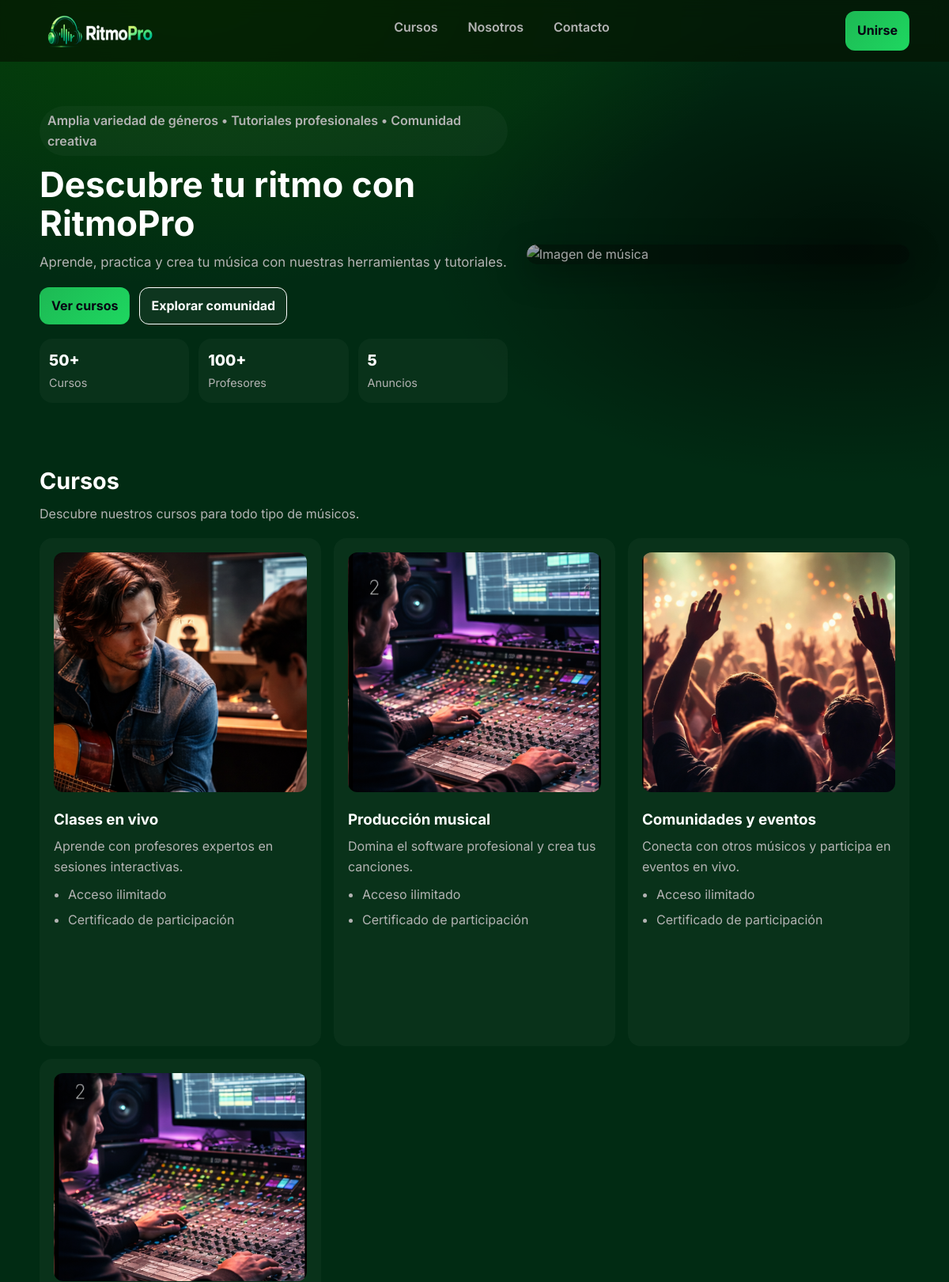
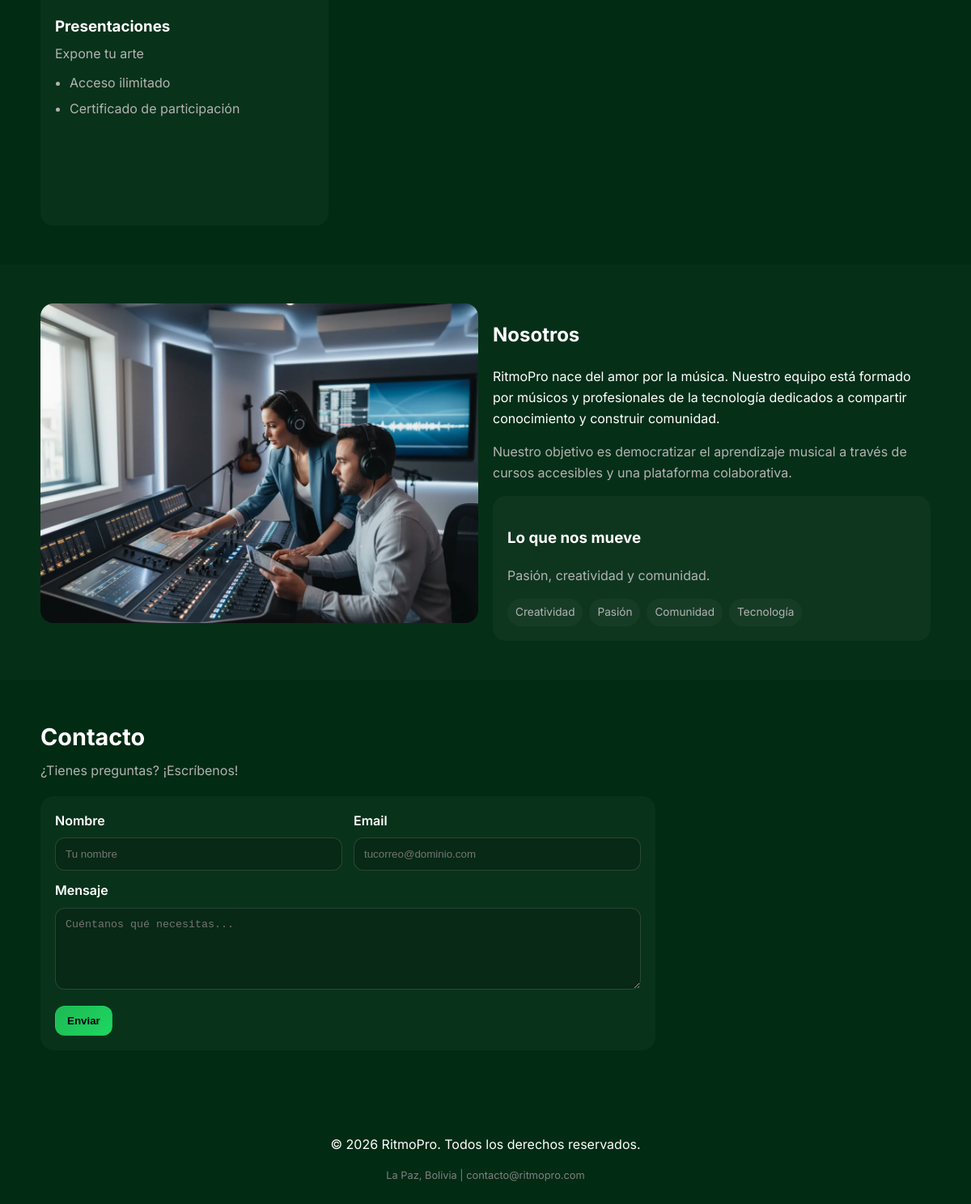
The page / on the database its author committed (2 pictures, top to bottom).
### tables this page shows
CREATE TABLE hero (
    id INTEGER PRIMARY KEY AUTOINCREMENT,
    titulo TEXT NOT NULL,
    descripcion TEXT,
    boton_1_texto TEXT,
    boton_1_url TEXT,
    boton_2_texto TEXT,
    boton_2_url TEXT,
    imagen TEXT,
    mensaje_superior TEXT
);

CREATE TABLE estadisticas (
    id INTEGER PRIMARY KEY AUTOINCREMENT,
    nombre TEXT NOT NULL,
    valor TEXT NOT NULL,
    orden INTEGER DEFAULT 1
);

CREATE TABLE cursos (
    id INTEGER PRIMARY KEY AUTOINCREMENT,
    titulo TEXT NOT NULL,
    descripcion TEXT,
    imagen TEXT,
    estado INTEGER DEFAULT 1,
    orden INTEGER DEFAULT 1
);

CREATE TABLE nosotros (
    id INTEGER PRIMARY KEY AUTOINCREMENT,
    titulo TEXT NOT NULL,
    descripcion_1 TEXT,
    descripcion_2 TEXT,
    subtitulo TEXT,
    resumen TEXT,
    imagen TEXT
);

CREATE TABLE valores (
    id INTEGER PRIMARY KEY AUTOINCREMENT,
    nombre TEXT NOT NULL,
    orden INTEGER DEFAULT 1
);

CREATE TABLE configuracion_sitio (
    id INTEGER PRIMARY KEY AUTOINCREMENT,
    nombre_sitio TEXT NOT NULL,
    tagline TEXT,
    footer_texto TEXT,
    email_contacto TEXT,
    telefono_contacto TEXT,
    direccion_contacto TEXT
);

### app.py (the view)
@app.route('/')
def index():
    conn = get_db_connection()
    configuracion = conn.execute("SELECT * FROM configuracion_sitio LIMIT 1").fetchone()
    hero = conn.execute("SELECT * FROM hero LIMIT 1").fetchone()
    cursos = conn.execute("SELECT * FROM cursos WHERE estado = 1 ORDER BY orden ASC").fetchall()
    estadisticas = conn.execute("SELECT * FROM estadisticas ORDER BY orden").fetchall()
    nosotros = conn.execute("SELECT * FROM nosotros LIMIT 1").fetchone()
    valores = conn.execute("SELECT * FROM valores ORDER BY orden").fetchall()
    conn.close()
    return render_template('index.html',
                           configuracion=configuracion,
                           hero=hero,
                           cursos=cursos,
                           estadisticas=estadisticas, # Ahora sí están definidas
                           nosotros=nosotros,
                           valores=valores)

### app.py (called while the page is built)
def get_db_connection():
    conn = sqlite3.connect(DATABASE)
    conn.row_factory = sqlite3.Row
    return conn

### templates/index.html (shortened to what this page needs)
<!DOCTYPE html>
<html lang="es">
<head>
    <link rel="stylesheet" href="{{ url_for('static', filename='css/styles.css') }}" />
</head>
<body>
    <header class="site-header">
        <div class="container header-inner">
            <a class="brand" href="#">
                <img width="150px" height="50px" class="logo" src="{{ url_for('static', filename='images/logo/logo.png') }}" alt="Ritmo">
            </a>
            <nav class="nav">
                <a href="#servicios">Cursos</a>
                <a href="#nosotros">Nosotros</a>
                <a href="#contacto">Contacto</a>
            </nav>
            <a href="#" class="btn btn-primary">Unirse</a>
        </div>
    </header>
    <main>
        <section class="hero" >
        <div class=" container hero-inner">
            <div class="hero-copy">
                <p class="pill">
                   {{ hero["mensaje_superior"] }}
                </p>
                <h1>{{ hero["titulo"] }}</h1>
                <p class="lead">
                    {{ hero["descripcion"] }}
                </p>
                <div class="hero-actions">
                    <a class="btn btn-primary" href="{{ hero['boton_1_url'] }}">{{ hero["boton_1_texto"] }}</a>
                    <a class="btn btn-ghost" href="{{ hero['boton_2_url'] }}">{{ hero["boton_2_texto"] }}</a>
                </div>
                <div class="hero-metrics">
                    {% for est in estadisticas %}
                    <div class="metric">
                        <span class="metric-num">{{ est["valor"] }}</span>
                        <span class="metric-label">{{ est["nombre"] }}</span>
                    </div>
                    {% endfor %}
                </div>
            </div>
            <div class="hero-card hero-card-img">
                <img src="{{ url_for('static', filename='images/musica/hero-placeholder.png') }}" alt="Imagen de música" />
            </div>
            </div>
        </section>
        <section id="servicios" class="section">
            <div class="container">
                <header class="section-head">
                    <h2>Cursos</h2>
                    <p>Descubre nuestros cursos para todo tipo de músicos.</p>
                </header>
                <div class="grid-3">
                    {% for curso in cursos %}
                    <article class="card">
                        <img src="{{ url_for('static', filename=curso['imagen']) }}" alt="{{ curso['titulo'] }}" />
                        <h3>{{ curso["titulo"] }}</h3>
                        <p>{{ curso["descripcion"] }}</p>
                        <ul class="list">
                            <li>Acceso ilimitado</li>
                            <li>Certificado de participación</li>
                        </ul>
                    </article>
                    {% endfor %}
                </div>
            </div>
        </section>
        <section id="nosotros" class="section alt">
            <div class="container split">
                <div class="about-gallery">
                    <img src="{{ url_for('static', filename='images/nosotros/nosotros.jpg') }}" alt="Equipo creativo produciendo música en estudio" />
                </div>
                <div class="about-content">
                    <h2>{{ nosotros["titulo"] }}</h2>
                    <p>{{ nosotros["descripcion_1"] }}</p>
                    <p class="muted">{{ nosotros["descripcion_2"] }}</p>
                    <div class="panel about-panel">
                        <h3>{{ nosotros["subtitulo"] }}</h3>
                        <p class="muted">{{ nosotros["resumen"] }}</p>
                        <div class="tags">
                            {% for val in valores %}
                            <span class="tag">{{ val["nombre"] }}</span>
                            {% endfor %}
                        </div>
                    </div>
                </div>
            </div>
        </section>
      <section id="contacto" class="section">
        <div class="container">
          <header class="section-head">
            <h2>Contacto</h2>
            <p>¿Tienes preguntas? ¡Escríbenos!</p>
          </header>
          <form class="form" action="/contacto" method="POST">
            <div class="form-row">
              <label>
                Nombre
                <input
                  type="text"
                  name="nombre"
                  placeholder="Tu nombre"
                  required
                />
              </label>
              <label>
                Email
                <input
                  type="email"
                  name="email"
                  placeholder="tucorreo@dominio.com"
                  required
                />
              </label>
            </div>
            <label>
              Mensaje
              <textarea
                name="mensaje"
                rows="5"
                placeholder="Cuéntanos qué necesitas..."
                required
              ></textarea>
            </label>
            <button class="btn btn-primary" type="submit">Enviar</button>
          </form>
        </div>
      </section>
    </main>
    <footer>
    <div class="container" style="text-align: center; padding: 40px 0;">
        <p>{{ configuracion["footer_texto"] }}</p>
        <p style="font-size: 0.8em; color: gray; margin-top: 10px;">
            {{ configuracion["direccion_contacto"] }} | {{ configuracion["email_contacto"] }}
        </p>
    </div>
    </footer>
</body>
</html>

### rows shown on the page
hero: mensaje_superior "Amplia variedad de géneros • Tutoriales profesionales • Comunidad creativa", titulo "Descubre tu ritmo con RitmoPro", descripcion "Aprende, practica y crea tu música con nuestras herramientas y tutoriales.", boton_1_texto "Ver cursos", boton_2_texto "Explorar comunidad"
estadisticas: valor "50+", nombre "Cursos"
estadisticas: valor "100+", nombre "Profesores"
estadisticas: valor "5", nombre "Anuncios"
cursos: imagen (picture), titulo "Clases en vivo", descripcion "Aprende con profesores expertos en sesiones interactivas."
cursos: imagen (picture), titulo "Producción musical", descripcion "Domina el software profesional y crea tus canciones."
cursos: imagen (picture), titulo "Comunidades y eventos", descripcion "Conecta con otros músicos y participa en eventos en vivo."
cursos: imagen (picture), titulo "Presentaciones", descripcion "Expone tu arte"
nosotros: titulo "Nosotros", descripcion_1 "RitmoPro nace del amor por la música. Nuestro equipo está formado por músicos y profesionales de la tecnología dedicados a compartir conocimiento y construir comunidad.", descripcion_2 "Nuestro objetivo es democratizar el aprendizaje musical a través de cursos accesibles y una plataforma colaborativa.", subtitulo "Lo que nos mueve", resumen "Pasión, creatividad y comunidad."
valores: nombre "Creatividad"
valores: nombre "Pasión"
valores: nombre "Comunidad"
valores: nombre "Tecnología"
configuracion_sitio: footer_texto "© 2026 RitmoPro. Todos los derechos reservados.", direccion_contacto "La Paz, Bolivia", email_contacto "contacto@ritmopro.com"
